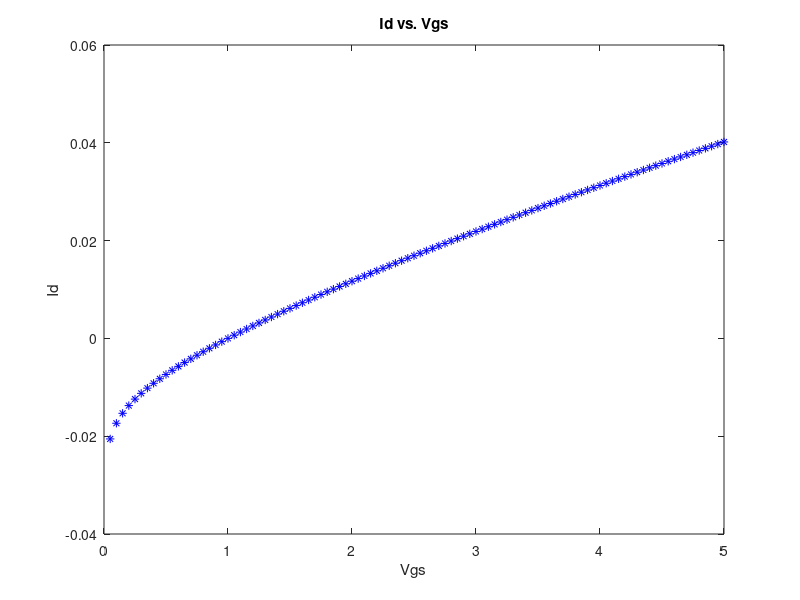

The MATLAB script that drew this image:
for Vgs = 0:0.05:5
    Id = sqrt(5*6.9*10.^-8*1000*(Vgs/0.125).^(-1/3))*(Vgs-1);
    plot(Vgs, Id, 'b--*');
    hold on;
end
xlabel('Vgs');
ylabel('Id');
title('Id vs. Vgs');
